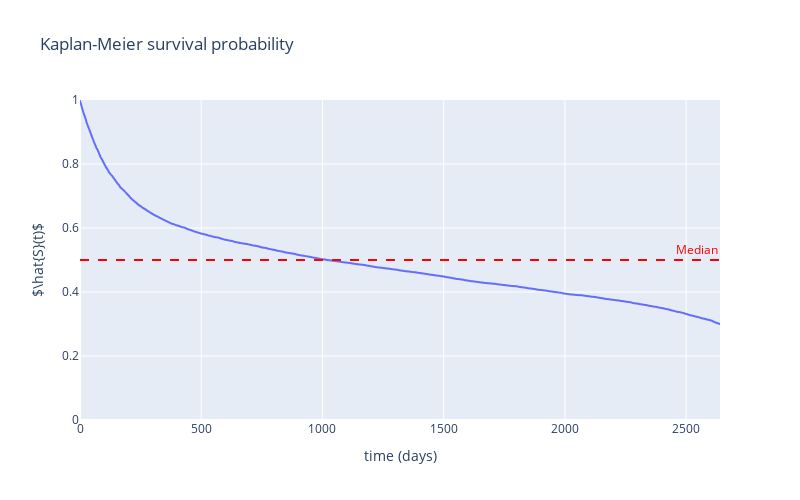

The code cell stored with this chart in its notebook:
### Markdown cell above
## II. Single event survival analysis with Kaplan Meier

We now introduce the survival analysis approach to the problem of estimating the time-to-event from censored data. For now, we ignore any information from $X$ and focus on $y$ only.

Here our quantity of interest is the survival probability:

$$S(t)=P(T > t)$$ 

This represents the probability that an event doesn't occur at or before some given time $t$, i.e. that it happens at some time $T > t$.

The most commonly used method to estimate this function is the **Kaplan Meier** estimator. It gives us an unbiased estimate of the survival probability, ignoring any information available in $X$.

$$\hat{S}(t)=\prod_{i: t_i\leq t} (1 - \frac{d_i}{n_i})$$

Where $t_i$ is the time of event for individual $i$ that experienced the event, $d_i$ is the number of individuals having experienced the event at $t_i$, and $n_i$ are the remaining individuals at risk at $t_i$. Note that individuals that were censored before $t_i$ are no longer considered at risk at $t_i$.

In real-world application, we aim at estimating $\mathbb{E}[T]$ or $Q_{50\%}[T]$. The latter quantity represents the median survival duration i.e. the duration before 50% of our population at risk experiment the event. We can also be interested in estimating the survival probability after some reference time $P(T > t_{ref})$, e.g. a random clinical trial estimating the capacity of a drug to improve the survival probability after 6 months.

### Code cell
import plotly.express as px
from sksurv.nonparametric import kaplan_meier_estimator


times, survival_probas = kaplan_meier_estimator(df["event"], df["duration"])

km_proba = pd.DataFrame(dict(time=times, survival_proba=survival_probas))
fig = px.line(
    km_proba,
    x="time",
    y="survival_proba",
    title="Kaplan-Meier survival probability",
)
fig.add_hline(
    y=0.50,
    annotation_text="Median",
    line_dash="dash",
    line_color="red",
    annotation_font_color="red",
)

fig.update_layout(
    height=500,
    width=800,
    xaxis_title="time (days)",
    yaxis_title="$\hat{S}(t)$",
    yaxis_range=[0, 1],
)

### Figure 1 — Plotly figure (JSON) as saved in the notebook; plotly's stock layout.template omitted (floating-point values rounded to 4 significant figures; data arrays with more than 128 entries replaced by an {"elided": "..."} marker saying what was removed)
{"data": [{"hovertemplate": "time=%{x}<br>survival_proba=%{y}<extra></extra>", "legendgroup": "", "line": {"color": "#636efa", "dash": "solid"}, "marker": {"symbol": "circle"}, "mode": "lines", "name": "", "showlegend": false, "type": "scattergl", "x": {"elided": "2036 float values"}, "xaxis": "x", "y": {"elided": "2036 float values"}, "yaxis": "y"}], "layout": {"annotations": [{"font": {"color": "red"}, "showarrow": false, "text": "Median", "x": 1, "xanchor": "right", "xref": "x domain", "y": 0.5, "yanchor": "bottom", "yref": "y"}], "height": 500, "legend": {"tracegroupgap": 0}, "shapes": [{"line": {"color": "red", "dash": "dash"}, "type": "line", "x0": 0, "x1": 1, "xref": "x domain", "y0": 0.5, "y1": 0.5, "yref": "y"}], "title": {"text": "Kaplan-Meier survival probability"}, "width": 800, "xaxis": {"anchor": "y", "autorange": true, "domain": [0, 1], "range": [0, 2640.0], "title": {"text": "time (days)"}, "type": "linear"}, "yaxis": {"anchor": "x", "domain": [0, 1], "range": [0, 1], "title": {"text": "$\\hat{S}(t)$"}, "type": "linear"}}}
